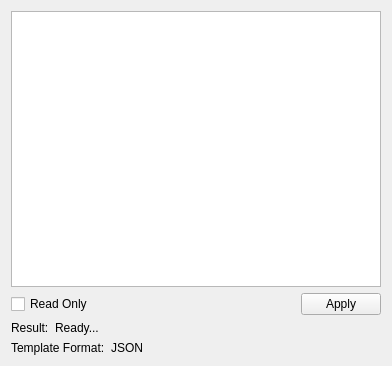
<?xml version="1.0" encoding="UTF-8"?>
<ui version="4.0">
 <class>EditTemplate</class>
 <widget class="QWidget" name="EditTemplate">
  <property name="geometry">
   <rect>
    <x>0</x>
    <y>0</y>
    <width>392</width>
    <height>366</height>
   </rect>
  </property>
  <property name="windowTitle">
   <string>Form</string>
  </property>
  <layout class="QGridLayout" name="gridLayout">
   <item row="0" column="0">
    <layout class="QVBoxLayout" name="verticalLayout">
     <item>
      <widget class="QTextEdit" name="textEdit"/>
     </item>
     <item>
      <layout class="QHBoxLayout" name="horizontalLayout_2">
       <item>
        <widget class="QCheckBox" name="chkReadOnly">
         <property name="text">
          <string>Read Only</string>
         </property>
        </widget>
       </item>
       <item>
        <spacer name="horizontalSpacer">
         <property name="orientation">
          <enum>Qt::Horizontal</enum>
         </property>
         <property name="sizeHint" stdset="0">
          <size>
           <width>218</width>
           <height>20</height>
          </size>
         </property>
        </spacer>
       </item>
       <item>
        <widget class="QPushButton" name="pbApply">
         <property name="text">
          <string>Apply</string>
         </property>
        </widget>
       </item>
      </layout>
     </item>
     <item>
      <layout class="QHBoxLayout" name="horizontalLayout">
       <item>
        <widget class="QLabel" name="lblResult">
         <property name="text">
          <string>Result:</string>
         </property>
        </widget>
       </item>
       <item>
        <widget class="QLabel" name="lblTextResult">
         <property name="sizePolicy">
          <sizepolicy hsizetype="Expanding" vsizetype="Preferred">
           <horstretch>0</horstretch>
           <verstretch>0</verstretch>
          </sizepolicy>
         </property>
         <property name="text">
          <string>Ready...</string>
         </property>
        </widget>
       </item>
      </layout>
     </item>
     <item>
      <layout class="QHBoxLayout" name="horizontalLayout_3">
       <item>
        <widget class="QLabel" name="lblFormat">
         <property name="text">
          <string>Template Format:</string>
         </property>
        </widget>
       </item>
       <item>
        <widget class="QLabel" name="lblTextFormat">
         <property name="sizePolicy">
          <sizepolicy hsizetype="Expanding" vsizetype="Preferred">
           <horstretch>0</horstretch>
           <verstretch>0</verstretch>
          </sizepolicy>
         </property>
         <property name="text">
          <string>JSON</string>
         </property>
        </widget>
       </item>
      </layout>
     </item>
    </layout>
   </item>
  </layout>
 </widget>
 <resources/>
 <connections/>
</ui>
